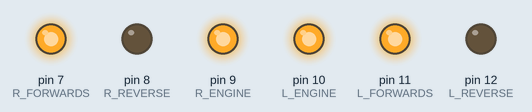
The sketch below on a simulated Arduino Uno, built with avr-gcc and run on an emulated ATmega328P. On the bench: output pins drawn as LEDs (lit = HIGH).

Above: at 5.0 s.
At 11.5 s:
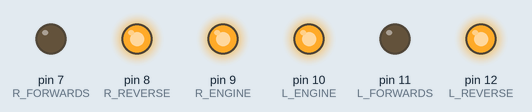
At 12.5 s:
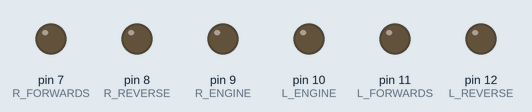
Timing chart, 0 to 16.9 s (numbered marks = the images above):
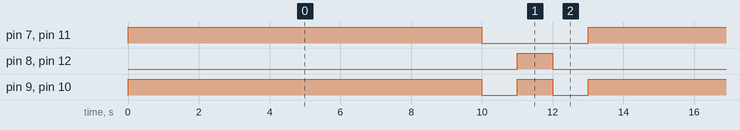

The sketch:

Story_3.ino
```cpp
const int R_FORWARDS = 7;
const int R_REVERSE = 8;
const int R_ENGINE = 9;
const int L_ENGINE = 10;
const int L_FORWARDS = 11;
const int L_REVERSE = 12;

void setup() {

  pinMode(R_FORWARDS , OUTPUT);
  pinMode(R_REVERSE, OUTPUT);
  pinMode(R_ENGINE, OUTPUT);
  pinMode(L_ENGINE, OUTPUT);
  pinMode(L_FORWARDS, OUTPUT);
  pinMode(L_REVERSE, OUTPUT);
}

void loop() {
  // Rover moves forward for 10 seconds
  digitalWrite(R_FORWARDS , HIGH);
  digitalWrite(R_ENGINE, HIGH);
  digitalWrite(L_ENGINE, HIGH);
  digitalWrite(L_FORWARDS, HIGH);
  delay(10000);

  // Rover stops for 1 second
  digitalWrite(R_FORWARDS , LOW);
  digitalWrite(R_ENGINE, LOW);
  digitalWrite(L_ENGINE, LOW);
  digitalWrite(L_FORWARDS, LOW);
  delay(1000);

  // Rover reverses for 1 second
  digitalWrite(R_REVERSE, HIGH) ;
  digitalWrite(R_ENGINE, HIGH);
  digitalWrite(L_ENGINE, HIGH);
  digitalWrite(L_REVERSE, HIGH);
  delay(1000);

  // Rover stops for 1 second
  digitalWrite(R_REVERSE, LOW);
  digitalWrite(R_ENGINE, LOW);
  digitalWrite(L_ENGINE, LOW);
  digitalWrite(L_REVERSE, LOW);
  delay(1000);
  }
```

Measured:
- by itself, pin 7 (R_FORWARDS), pin 11 (L_FORWARDS): alternates HIGH for 10.0 s and LOW for 3.0 s
- by itself, pin 8 (R_REVERSE), pin 12 (L_REVERSE): alternates HIGH for 1.0 s and LOW for 12.0 s
- by itself, pin 9 (R_ENGINE), pin 10 (L_ENGINE): repeats every 13.0 s: LOW 1.0 s, HIGH 1.0 s, LOW 1.0 s, HIGH 10.0 s
